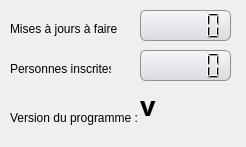
<?xml version="1.0" encoding="UTF-8"?>
<ui version="4.0">
 <class>information</class>
 <widget class="QWidget" name="information">
  <property name="geometry">
   <rect>
    <x>0</x>
    <y>0</y>
    <width>246</width>
    <height>147</height>
   </rect>
  </property>
  <property name="windowTitle">
   <string>Form</string>
  </property>
  <widget class="QLCDNumber" name="nb_util">
   <property name="geometry">
    <rect>
     <x>140</x>
     <y>50</y>
     <width>91</width>
     <height>31</height>
    </rect>
   </property>
   <property name="styleSheet">
    <string notr="true">QLCDNumber {
                                         border: 1px solid #8f8f91;
                                         border-radius: 6px;
                                         background-color: qlineargradient(x1: 0, y1: 0, x2: 0, y2: 1, stop: 0 #f6f7fa, stop: 1 #dadbde);
                                         min-width: 80px;
                                         }</string>
   </property>
  </widget>
  <widget class="QLCDNumber" name="nb_maj">
   <property name="geometry">
    <rect>
     <x>140</x>
     <y>10</y>
     <width>91</width>
     <height>31</height>
    </rect>
   </property>
   <property name="styleSheet">
    <string notr="true">QLCDNumber {
                                         border: 1px solid #8f8f91;
                                         border-radius: 6px;
                                         background-color: qlineargradient(x1: 0, y1: 0, x2: 0, y2: 1, stop: 0 #f6f7fa, stop: 1 #dadbde);
                                         min-width: 80px;
                                         }</string>
   </property>
  </widget>
  <widget class="QLabel" name="label_21">
   <property name="geometry">
    <rect>
     <x>10</x>
     <y>60</y>
     <width>101</width>
     <height>17</height>
    </rect>
   </property>
   <property name="text">
    <string>Personnes inscrites :</string>
   </property>
  </widget>
  <widget class="QLabel" name="num_vers_prog">
   <property name="geometry">
    <rect>
     <x>140</x>
     <y>90</y>
     <width>91</width>
     <height>31</height>
    </rect>
   </property>
   <property name="font">
    <font>
     <family>MV Boli</family>
     <pointsize>20</pointsize>
     <weight>75</weight>
     <bold>true</bold>
    </font>
   </property>
   <property name="text">
    <string>v</string>
   </property>
  </widget>
  <widget class="QLabel" name="label_20">
   <property name="geometry">
    <rect>
     <x>10</x>
     <y>20</y>
     <width>111</width>
     <height>17</height>
    </rect>
   </property>
   <property name="text">
    <string>Mises à jours à faire :</string>
   </property>
  </widget>
  <widget class="QLabel" name="label_23">
   <property name="geometry">
    <rect>
     <x>10</x>
     <y>110</y>
     <width>151</width>
     <height>16</height>
    </rect>
   </property>
   <property name="text">
    <string>Version du programme :</string>
   </property>
  </widget>
 </widget>
 <resources/>
 <connections/>
</ui>
